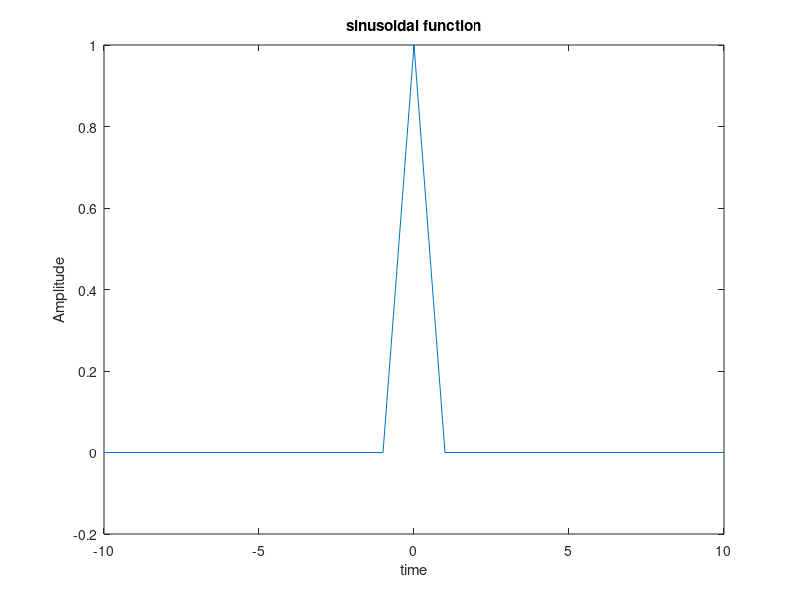

The MATLAB source for this figure:
clc;
clear all;
close all;
n=-10:10;
for i=1:length(n)
    if n(i)==0
        x(i)=1;
    else
        x(i)=sin(pi*n(i))/(pi*n(i));
    end
end
plot(n,x);
xlabel('time');
ylabel('Amplitude');
title('sinusoidal function');
